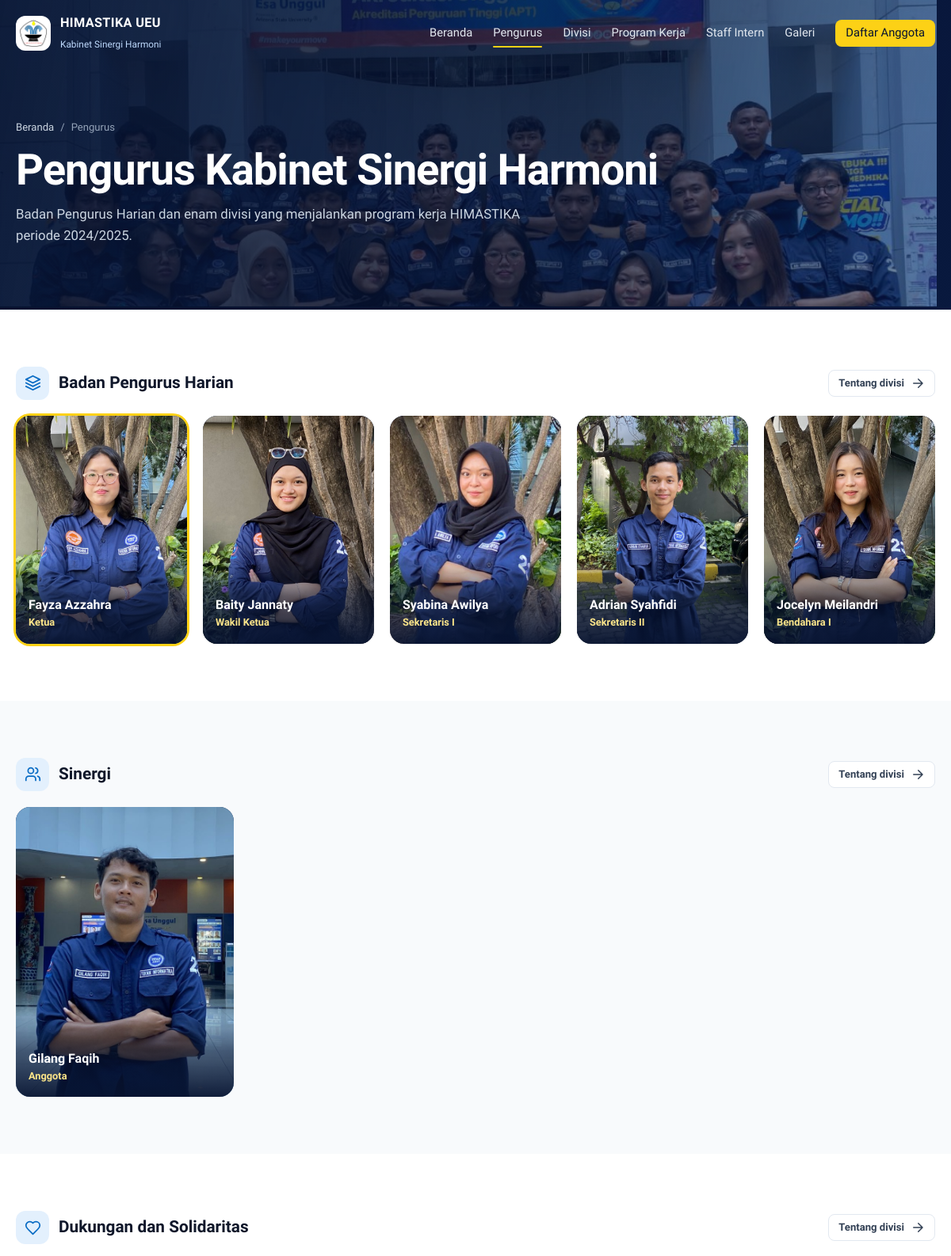
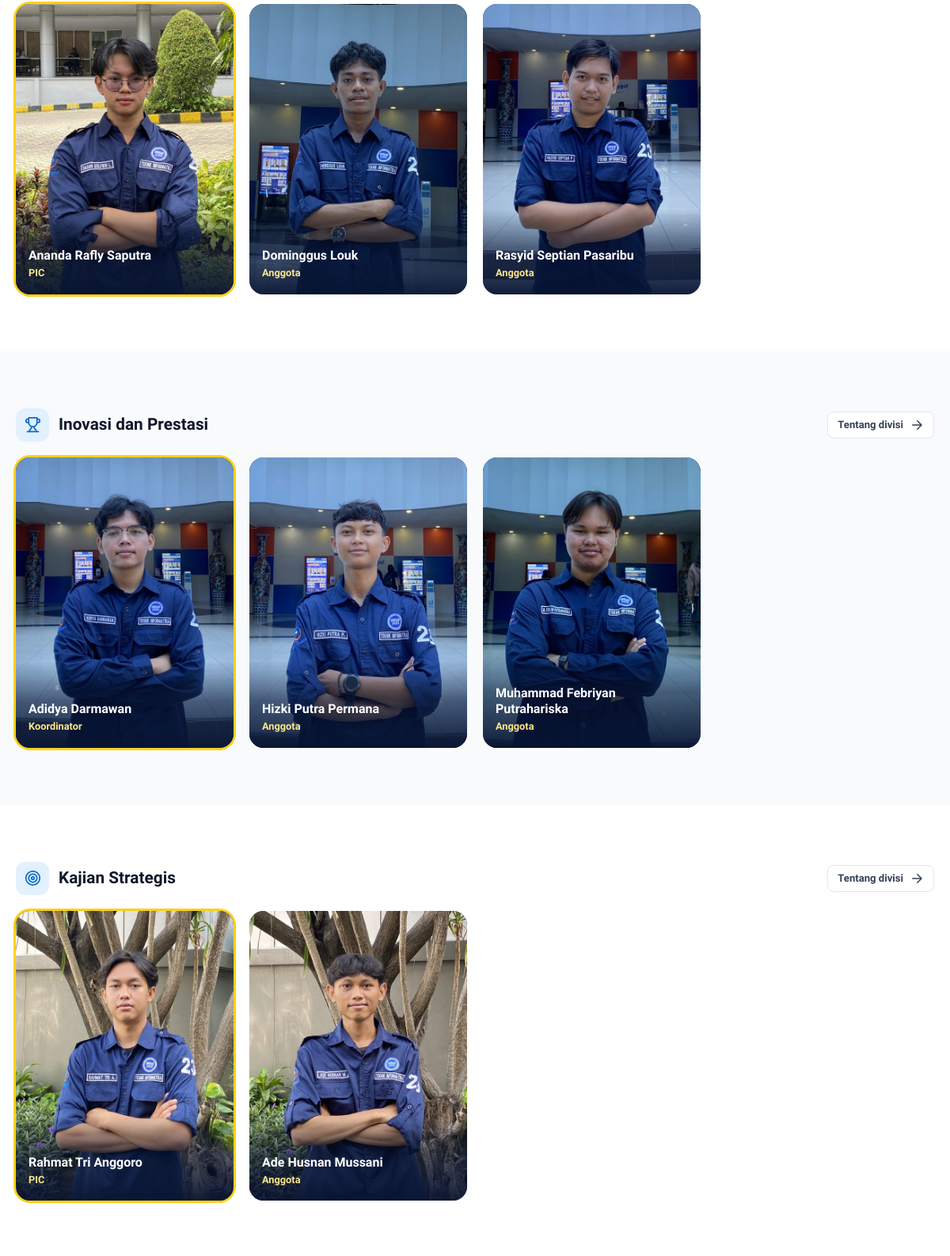
/index.php/home/pengurus (upper part), run on the app's committed database (2 pictures, top to bottom).
### tables this page shows
CREATE TABLE `anggota` (
  `id` int(11) NOT NULL,
  `nama` varchar(100) DEFAULT NULL,
  `nim` varchar(20) DEFAULT NULL,
  `jabatan` varchar(50) DEFAULT NULL,
  `divisi` varchar(50) DEFAULT NULL,
  `no_telp` varchar(15) DEFAULT NULL,
  `email` varchar(100) DEFAULT NULL,
  `foto` varchar(255) DEFAULT NULL
);

### application/controllers/Home.php (called while the page is built, shortened)
<?php
class Home extends CI_Controller {
    public function __construct() {
        $this->load->model(['Anggota_model', 'Proker_model', 'Informasi_model', 'Intern_model', 'Galeri_model']);
    }
    private function page($view, $data, $title, $active) {
        $data['title']  = $title ? $title . ' · HIMASTIKA UEU' : 'HIMASTIKA UEU · Himpunan Mahasiswa Teknik Informatika';
        $data['active'] = $active;
        $this->load->view('layouts/public_header', $data);
        $this->load->view($view, $data);
        $this->load->view('layouts/public_footer', $data);
    }
    private function anggota_per_divisi() {
        $grouped = [];
        foreach ($this->config->item('divisi') as $slug => $d) $grouped[$slug] = [];
        foreach ($this->Anggota_model->getAll() as $a) {
            $slug = divisi_slug($a->divisi);
            if ($slug) $grouped[$slug][] = $a;
        }
        return $grouped;
    }
    public function pengurus() {
        $data['per_divisi'] = $this->anggota_per_divisi();
        $this->page('home/pengurus', $data, 'Pengurus', 'pengurus');
    }
}

### index.php (called while the page is built, shortened)
<?php
require_once BASEPATH.'core/CodeIgniter.php';

### application/models/Anggota_model.php (called while the page is built, shortened)
<?php
class Anggota_model extends CI_Model {
    private $table = 'anggota';
    public function getAll() {
        return $this->db->get($this->table)->result();
    }
}

### application/views/partials/person_card.php (the view, shortened to what this page needs)
<?php
$src = foto_url($p->foto);
$lead = in_array(strtolower(trim($p->jabatan ?? '')), ['ketua', 'koordinator', 'pic'], true);
?>
<div class="person-card reveal zoom <?= $lead ? 'lead' : ''; ?>" style="--d:<?= isset($d) ? $d : 0; ?>s">
  <?php if ($src): ?>
    <img src="<?= $src; ?>" alt="Foto <?= html_escape($p->nama); ?>" loading="lazy">
  <?php else: ?>
    <div class="noimg"><?= html_escape(initials($p->nama)); ?></div>
  <?php endif; ?>
  <div class="info">
    <b><?= html_escape($p->nama); ?></b>
    <span><?= html_escape($p->jabatan ?? 'Staff Intern'); ?></span>
  </div>
</div>

### application/views/layouts/public_header.php (shortened to what this page needs)
<?php
$solid  = !empty($solid_nav);
$active = isset($active) ? $active : '';
$menu = [
    'home'     => ['', 'Beranda'],
    'pengurus' => ['pengurus', 'Pengurus'],
    'divisi'   => ['#divisi', 'Divisi'],
    'proker'   => ['program-kerja', 'Program Kerja'],
    'intern'   => ['staff-intern', 'Staff Intern'],
    'galeri'   => ['galeri', 'Galeri'],
];
?><!DOCTYPE html>
<html lang="id">
<head>
<link rel="stylesheet" href="<?= base_url('assets/css/app.css'); ?>">
</head>
<body class="pub">
<header class="pub-nav" id="pubNav" <?= $solid ? 'data-solid' : ''; ?>>
  <div class="wrap">
    <a href="<?= base_url(); ?>" class="brand">
      <img src="<?= base_url('assets/img/logo-himastika.jpg'); ?>" alt="Logo HIMASTIKA">
      <div>
        <strong>HIMASTIKA UEU</strong>
        <span>Kabinet Sinergi Harmoni</span>
      </div>
    </a>
    <button class="icon-btn menu-toggle" id="pubMenu" aria-label="Menu" aria-expanded="false"><?= icon('menu'); ?></button>
    <nav id="pubLinks">
      <?php foreach ($menu as $key => $m):
        $href = strpos($m[0], '#') === 0 ? base_url() . $m[0] : base_url($m[0]); ?>
        <a href="<?= $href; ?>" class="<?= $active === $key ? 'current' : ''; ?>"><?= $m[1]; ?></a>
      <?php endforeach; ?>
      <a href="<?= base_url('daftar'); ?>" class="btn btn-yellow btn-sm">Daftar Anggota</a>
    </nav>
  </div>
</header>

### application/views/home/pengurus.php (shortened to what this page needs)
<?php $kab = $this->config->item('kabinet'); $divs = $this->config->item('divisi'); ?>
<section class="page-hero">
  <div class="bg" style="background-image:url('<?= base_url('assets/img/hero/kabinet.jpg'); ?>')"></div>
  <div class="wrap">
    <nav class="crumbs rise"><a href="<?= base_url(); ?>">Beranda</a> / <span>Pengurus</span></nav>
    <h1 class="rise" style="--d:.15s">Pengurus <?= html_escape($kab['nama']); ?></h1>
    <p class="rise" style="--d:.3s">Badan Pengurus Harian dan enam divisi yang menjalankan program kerja HIMASTIKA periode <?= html_escape($kab['periode']); ?>.</p>
  </div>
</section>
<?php $k = 0; foreach ($divs as $slug => $dv): $members = $per_divisi[$slug] ?? []; if (!$members) continue; ?>
<section class="section <?= $k % 2 ? 'alt' : ''; ?>" style="padding:72px 0">
  <div class="wrap">
    <div class="intern-group-head reveal">
      <h3><span class="stat-icon tone-blue"><?= icon($dv['icon']); ?></span> <?= html_escape($dv['nama']); ?></h3>
      <a href="<?= base_url('divisi/' . $slug); ?>" class="btn btn-ghost btn-sm">Tentang divisi <?= icon('arrow-right'); ?></a>
    </div>
    <div class="people <?= count($members) >= 5 ? 'five' : ''; ?>">
      <?php foreach ($members as $i => $m) $this->load->view('partials/person_card', ['p' => $m, 'd' => ($i % 5) * .07, 'sub' => $dv['nama']]); ?>
    </div>
  </div>
</section>
<?php $k++; endforeach; ?>

### application/helpers/ui_helper.php (shortened to what this page needs)
<?php
if (!function_exists('icon')) {
    function icon($name, $class = 'icon') {
        $d = isset($paths[$name]) ? $paths[$name] : $paths['sparkles'];
        return '<svg class="' . $class . '" viewBox="0 0 24 24" fill="none" stroke="currentColor" stroke-width="2" stroke-linecap="round" stroke-linejoin="round" aria-hidden="true">' . $d . '</svg>';
    }
}
if (!function_exists('foto_url')) {
    function foto_url($path) {
        $path = ltrim($path, '/');
        return is_file(FCPATH . $path) ? base_url($path) : null;
    }
}
if (!function_exists('divisi_slug')) {
    function divisi_slug($nama) {
        $CI =& get_instance();
        foreach ($CI->config->item('divisi') as $slug => $d) {
            if (strcasecmp(trim($d['nama']), trim((string) $nama)) === 0) return $slug;
        }
        return null;
    }
}

### application/views/layouts/public_footer.php (shortened to what this page needs)
</body>
</html>

### data on the page
anggota: foto (picture), nama "Fayza Azzahra", jabatan "Ketua"
anggota: foto (picture), nama "Baity Jannaty", jabatan "Wakil Ketua"
anggota: foto (picture), nama "Syabina Awilya", jabatan "Sekretaris I"
anggota: foto (picture), nama "Adrian Syahfidi", jabatan "Sekretaris II"
anggota: foto (picture), nama "Jocelyn Meilandri", jabatan "Bendahara I"
anggota: foto (picture), nama "Gilang Faqih", jabatan "Anggota"
anggota: foto (picture), nama "Ananda Rafly Saputra", jabatan "PIC"
anggota: foto (picture), nama "Dominggus Louk", jabatan "Anggota"
anggota: foto (picture), nama "Rasyid Septian Pasaribu", jabatan "Anggota"
anggota: foto (picture), nama "Adidya Darmawan", jabatan "Koordinator"
anggota: foto (picture), nama "Hizki Putra Permana", jabatan "Anggota"
anggota: foto (picture), nama "Muhammad Febriyan Putrahariska", jabatan "Anggota"
anggota: foto (picture), nama "Rahmat Tri Anggoro", jabatan "PIC"
anggota: foto (picture), nama "Ade Husnan Mussani", jabatan "Anggota"

### other printed values
$m[1] "Beranda"
$m[1] "Pengurus"
$m[1] "Divisi"
$m[1] "Program Kerja"
$m[1] "Staff Intern"
$m[1] "Galeri"
$kab['nama'] "Kabinet Sinergi Harmoni"
$kab['periode'] "2024/2025"
$dv['nama'] "Badan Pengurus Harian"
$dv['nama'] "Sinergi"
$dv['nama'] "Dukungan dan Solidaritas"
$dv['nama'] "Inovasi dan Prestasi"
$dv['nama'] "Kajian Strategis"
